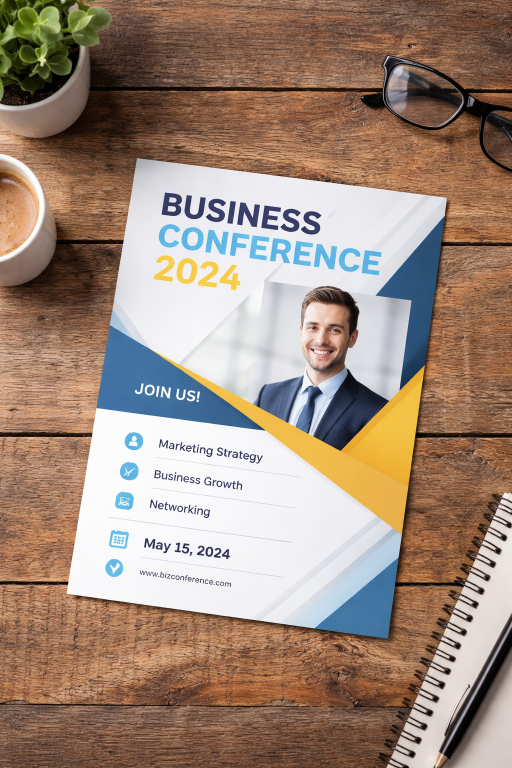
#> input picture Code Executables/Ex 6/input.png, 1024 x 1536 px (shown at 1/2 size)
$ jupyter execute warp-estimate.ipynb
#> lines starting #> are read from the running program, lines starting #| are printed output that depends on the picture
[cell 1]
import cv2
import numpy as np
import matplotlib.pyplot as plt

[cell 2]
# Load the input image
image = cv2.imread('input.png')
#> image is the input picture: shape (1536, 1024, 3); mean B, G, R 123.2, 138, 159.7
if image is None:
    print("Error: Image not found.")
else:
    # Convert BGR to RGB for Jupyter display
    image_rgb = cv2.cvtColor(image, cv2.COLOR_BGR2RGB)

[cell 3]
# Get image dimensions
h, w = image.shape[:2]
#> h = 1536; w = 1024

[cell 4]
src_points = np.float32([
    [420, 170],
    [650, 150],
    [680, 420],
    [400, 440]
])

[cell 5]
# Destination points (A4 shape)
width = 300
height = 420

dst_points = np.float32([
    [0, 0],
    [width, 0],
    [width, height],
    [0, height]
])

[cell 6]
# Estimate the perspective transformation matrix
matrix = cv2.getPerspectiveTransform(src_points, dst_points)
print("Estimated Perspective Transformation Matrix:")
print(matrix)

[cell 7]
# Apply perspective warping
warped_image = cv2.warpPerspective(image, matrix, (width, height))
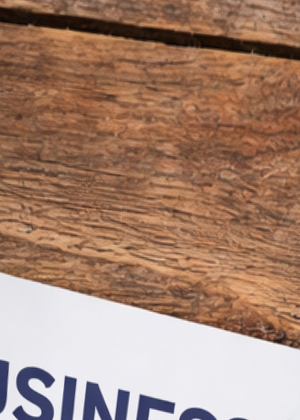
#> warped_image: shape (420, 300, 3); mean B, G, R 113.9, 132.3, 165.6
warped_rgb = cv2.cvtColor(warped_image, cv2.COLOR_BGR2RGB)
